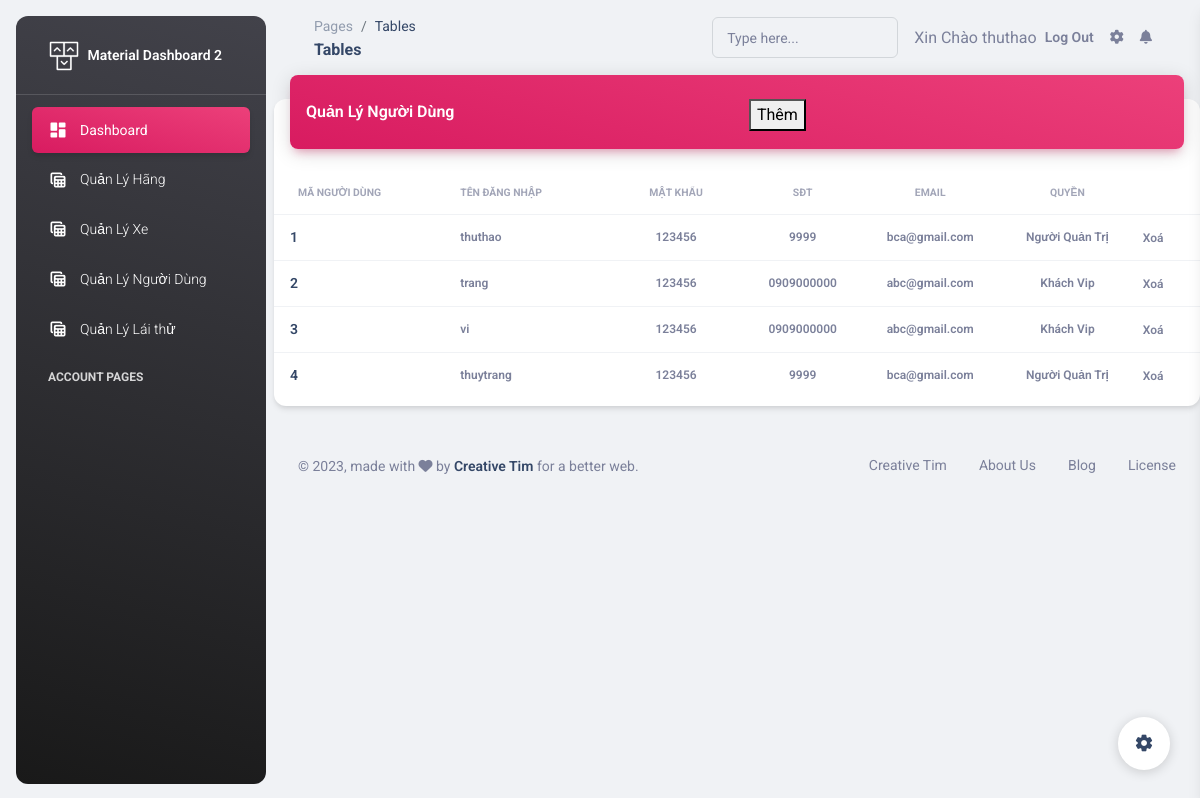
/admin/index.php?controller=user (signed in), run on the app's committed database.
### tables this page shows
CREATE TABLE `user` (
  `idUser` int(11) NOT NULL,
  `userName` varchar(20) NOT NULL,
  `pass` varchar(20) NOT NULL,
  `phoneUser` varchar(12) NOT NULL,
  `emailUser` varchar(50) NOT NULL,
  `role` bit(1) NOT NULL,
  `addressUser` varchar(50) NOT NULL,
  `gender` bit(1) NOT NULL,
  `image` text NOT NULL
);

### admin/class/db.php (called while the page is built, shortened)
<?php
class db{
    protected static $pdo;
    public function __construct()
    {
            self::$pdo= new PDO('mysql:host='.HOST.';dbname=' . DB, USER,PW);
            self::$pdo->query('set names utf8');
    }
    protected function selectQuery($sql, $arr=[])
    {
        $stm = self::$pdo->prepare($sql);
        $stm->execute($arr);
        return $stm->fetchAll(PDO::FETCH_ASSOC);
    }
}

### admin/class/user.php (called while the page is built, shortened)
<?php
class user extends db
{
    function getAll()
    {
        return $this->selectQuery('select * from user');
    }
}

### admin/views-ad/user/index.php (the view)
<div class="row">
    <div class="col-12">
        <div class="card my-4">
            <div class="card-header p-0 position-relative mt-n4 mx-3 z-index-2">
                <div class="bg-gradient-primary shadow-primary border-radius-lg pt-4 pb-3">
                    <div class="row" style="display: flex;">
                        <div class="col-md-6">
                            <h6 class="text-white text-capitalize ps-3">Quản Lý Người Dùng</h6>
                        </div>
                        <div class="col-md-6">
                            <a href="index.php?controller=user&action=insertuser">
                                <button type="submit">Thêm</button>
                            </a>
                        </div>
                    </div>
                </div>
            </div>
            <div class="card-body px-0 pb-2">
                <div class="table-responsive p-0">
                    <table class="table align-items-center mb-0">
                        <thead>
                            <tr>
                                <th class="text-uppercase text-secondary text-xxs font-weight-bolder opacity-7">Mã Người Dùng</th>
                                <th class="text-uppercase text-secondary text-xxs font-weight-bolder opacity-7 ps-2">Tên Đăng Nhập</th>
                                <th class="text-center text-uppercase text-secondary text-xxs font-weight-bolder opacity-7">Mật Khẩu</th>
                                <th class="text-center text-uppercase text-secondary text-xxs font-weight-bolder opacity-7">SĐT</th>
                                <th class="text-center text-uppercase text-secondary text-xxs font-weight-bolder opacity-7">Email</th>
                                <th class="text-center text-uppercase text-secondary text-xxs font-weight-bolder opacity-7">Quyền</th>
                                <th class="text-secondary opacity-7"></th>
                            </tr>
                        </thead>
                        <tbody>
                            <?php
                            foreach ($dataUser as $du) {
                            ?>
                                <tr>
                                    <td class="align-middle text-center">
                                        <div class="d-flex px-2 py-1">
                                            <div class="d-flex flex-column justify-content-center">
                                                <h6 class="mb-0 text-sm"><?php echo $du['idUser'] ?></h6>
                                            </div>
                                        </div>
                                    </td>
                                    <td>
                                        <p class="text-xs font-weight-bold mb-0"><?php echo $du['userName'] ?></p>
                                    </td>
                                    <td class="align-middle text-center">
                                        <p class="text-xs font-weight-bold mb-0"><?php echo $du['pass'] ?></p>
                                    </td>
                                    <td class="align-middle text-center">
                                        <p class="text-xs font-weight-bold mb-0"><?php echo $du['phoneUser'] ?></p>
                                    </td>
                                    <td class="align-middle text-center">
                                        <p class="text-xs font-weight-bold mb-0"><?php echo $du['emailUser'] ?></p>
                                    </td>
                                    <td class="align-middle text-center">
                                        <?php
                                        if ($du['role'] == 1) {
                                        ?>
                                            <p class="text-xs font-weight-bold mb-0"><?php echo 'Người Quản Trị' ?></p>
                                        <?php
                                        } else {
                                        ?>
                                            <p class="text-xs font-weight-bold mb-0"><?php echo 'Khách Vip' ?></p>
                                        <?php
                                        }
                                        ?>
                                    </td>
                                    <td class="align-middle">
                                        <a href="index.php?controller=user&action=deleteuser&id=<?php echo $du['idUser'] ?>" class="text-secondary font-weight-bold text-xs" data-toggle="tooltip" data-original-title="Edit user">
                                            Xoá
                                        </a>
                                    </td>
                                </tr>
                            <?php
                            }
                            ?>
                        </tbody>
                    </table>
                </div>
            </div>
        </div>
    </div>
</div>

### data on the page
user: idUser "1", userName "thuthao", pass "123456", phoneUser "9999", emailUser "bca@gmail.com", role "Người Quản Trị"
user: idUser "2", userName "trang", pass "123456", phoneUser "0909000000", emailUser "abc@gmail.com", role "Khách Vip"
user: idUser "3", userName "vi", pass "123456", phoneUser "0909000000", emailUser "abc@gmail.com", role "Khách Vip"
user: idUser "4", userName "thuytrang", pass "123456", phoneUser "9999", emailUser "bca@gmail.com", role "Người Quản Trị"

### other printed values
$_SESSION['admin'] "thuthao"
